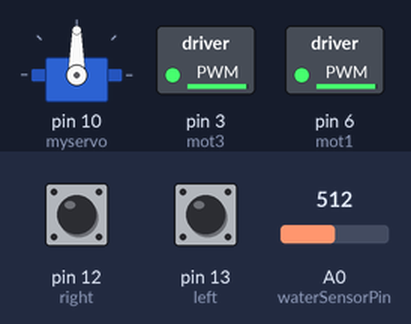
A sketch run on a simulated Arduino Uno, built with avr-gcc and run on an emulated ATmega328P. Shown: servo, switched loads named in the sketch (green lamp = pin HIGH). Dashed ring = blinking. Inputs (shaded band) come from the test bench; at power-on: A0 (waterSensorPin) = 512, pin 12 (right) HIGH, pin 13 (left) HIGH. What the sketch prints to the serial monitor is not drawn.

Above: at 3.2 s.
3.3 s: A0 (waterSensorPin) set to 213
6.3 s: A0 (waterSensorPin) set to 186
At 9.18 s:
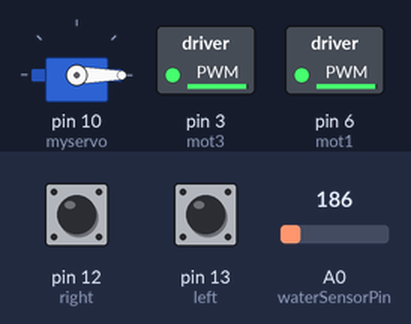
9.3 s: pin 12 (right) pulled LOW for 0.15 s
At 9.49 s:
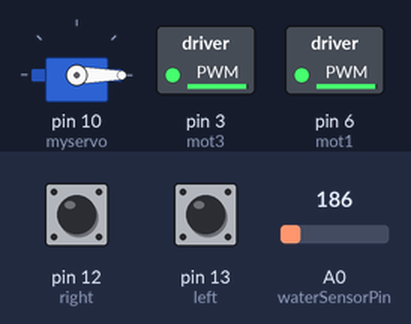
12.3 s: pin 13 (left) pulled LOW for 1 s
At 13.37 s:
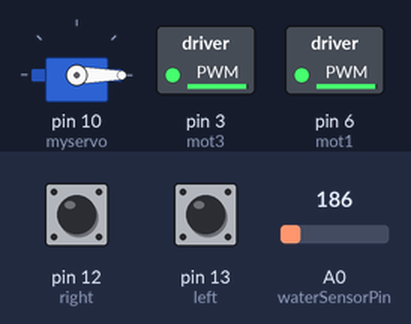
15.3 s: pin 12 (right) pulled LOW for 1 s
At 17.12 s:
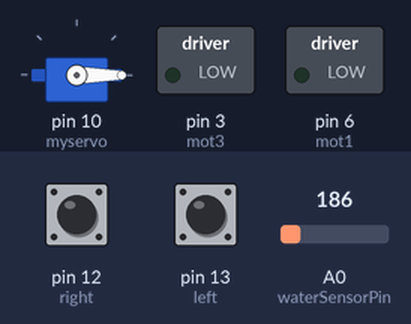
19.3 s: A0 (waterSensorPin) set to 0
Timing chart, 0 to 69.8 s (numbered marks = the images above; inputs shaded):
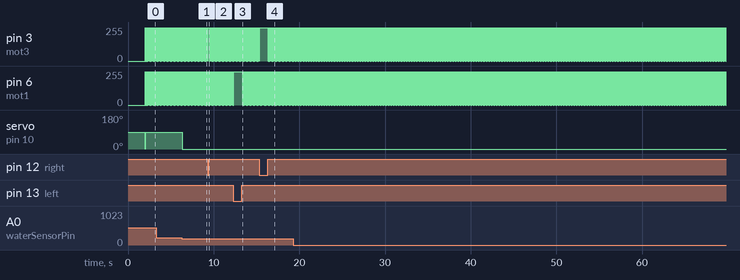

The sketch:

ProiectDMP.ino
```cpp
#include <Servo.h>
#define MOTOR_SPEED 250

int mot1 = 6;
int mot3 = 3;
int left = 13;   // pin sensor left
int right = 12;  // pin sensor right
int Left = 0;
int Right = 0;

Servo myservo;
volatile bool waterDetected = false;

int waterSensorPin = A0;
int threshold = 200;

void LEFT(void);
void RIGHT(void);
void STOP(void);

void setup() {

  Serial.begin(9600);
  myservo.attach(10);
  delay(1000);
  myservo.write(90);
  delay(1000);
  myservo.write(0);

  pinMode(waterSensorPin, INPUT);

  pinMode(mot1, OUTPUT);
  pinMode(mot3, OUTPUT);

  pinMode(left, INPUT);
  pinMode(right, INPUT);
}


void loop() {
  water();

  analogWrite(mot3, MOTOR_SPEED);
  analogWrite(mot1, MOTOR_SPEED);
  Left = digitalRead(left);
  Right = digitalRead(right);

  delay(10);
  Serial.print("Left: ");
  Serial.print(Left);
  delay(10);
  Serial.print(" Right: ");
  Serial.println(Right);

  if (Left == 0 && Right == 0) {
    Serial.println("Chose front");
    FRONT();
  }

  else if (Left == 1 && Right == 1) {
    Serial.println("Chose stop");
    STOP();
  }

  else if (Left == 0 && Right == 1) {
    Serial.println("Chose left");
    LEFT();
  }

  else if (Right == 0 && Left == 1) {
    Serial.println("Chose right");
    RIGHT();
  }
}

void water() {
  int sensorValue = analogRead(waterSensorPin);
  delay(20);
  Serial.print("Water sensor :");
  Serial.println(sensorValue);
  if (sensorValue > threshold) {
    if (waterDetected == false) {
      myservo.write(90);
    }
    waterDetected = true;
  } else {
    if (waterDetected == true) {
      myservo.write(0);
    }
    waterDetected = false;
  }
}


void FRONT() {
  analogWrite(mot1, MOTOR_SPEED);
  analogWrite(mot3, MOTOR_SPEED);
}

void LEFT(void) {

  analogWrite(mot3, 0);
  analogWrite(mot1, MOTOR_SPEED);
}

void RIGHT(void) {

  analogWrite(mot1, 0);
  analogWrite(mot3, MOTOR_SPEED);
}

void STOP(void) {

  analogWrite(mot1, 0);
  analogWrite(mot3, 0);
}
```

Measured:
- the behaviour switches between 201 and 200 on A0 (waterSensorPin) (found by bisection; images 0 and 1)
- after the input at 6.3 s, servo on pin 10 (myservo): 90° → 0° after 0.06 s
- by itself, pin 3 (mot3), pin 6 (mot1): alternates 250/255 for 0.03 s and 0/255 for 0.02 s
